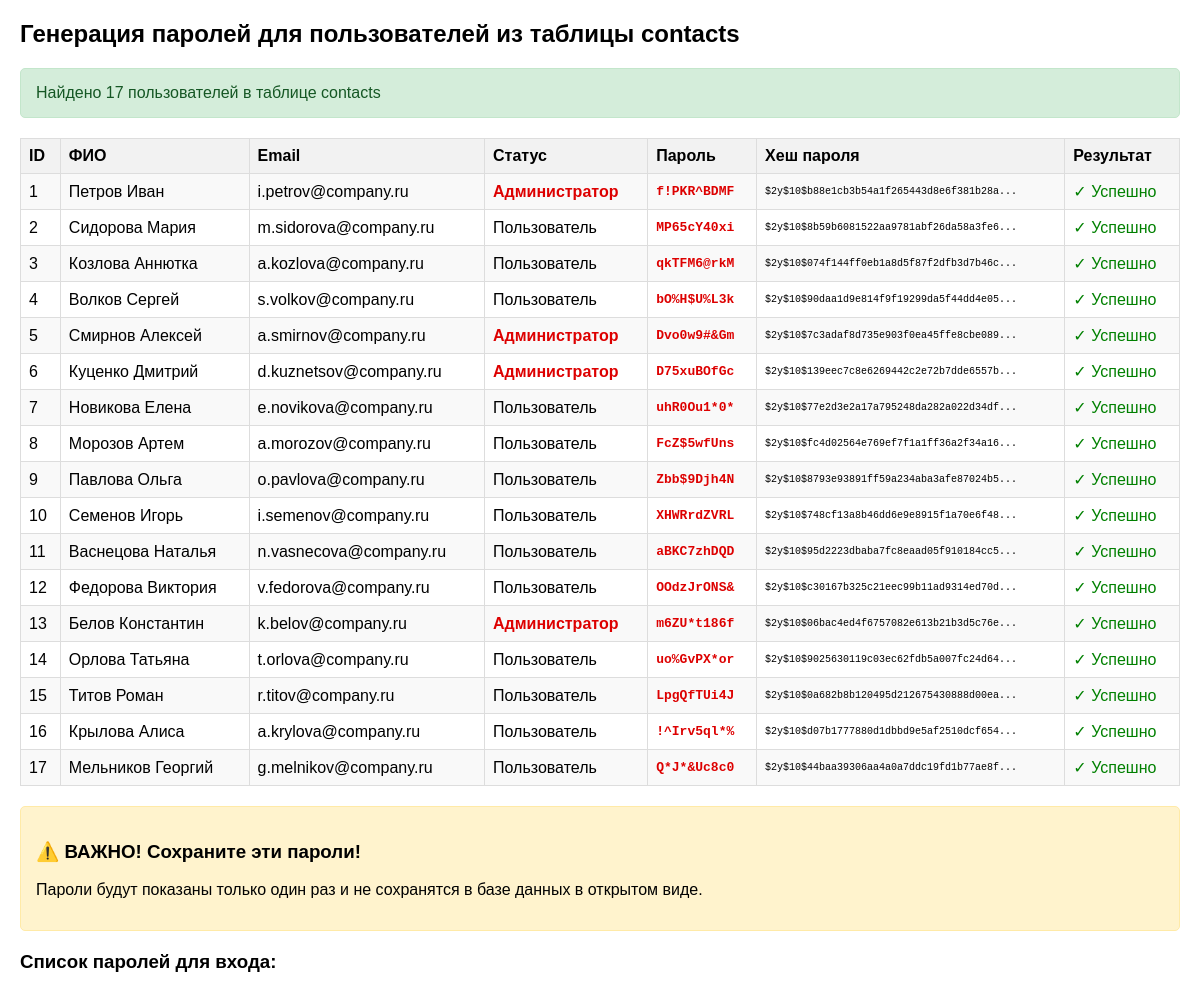
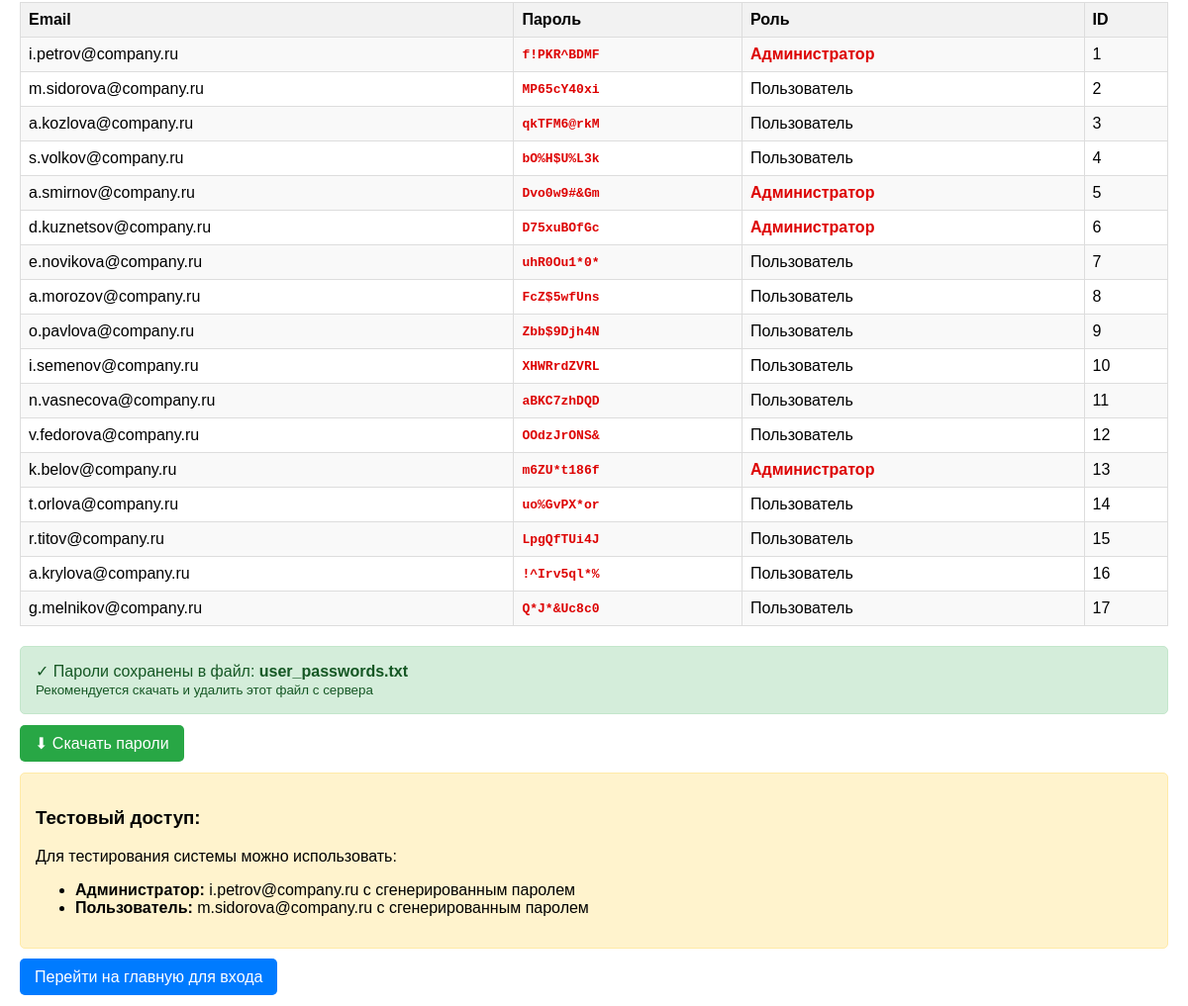
The app's page /generate_passwords.php with its own data (2 pictures, top to bottom).
### tables this page shows
CREATE TABLE `contacts` (
  `id` int NOT NULL,
  `first_name` varchar(30) NOT NULL,
  `last_name` varchar(30) NOT NULL,
  `middle_name` varchar(30) NOT NULL,
  `post_id` int NOT NULL,
  `unit_id` int DEFAULT NULL,
  `corps` varchar(100) NOT NULL,
  `office_number` varchar(50) NOT NULL,
  `internal_phone_number` varchar(20) NOT NULL,
  `landline` varchar(20) NOT NULL,
  `mobile_phone_number` varchar(20) NOT NULL,
  `email` varchar(100) NOT NULL,
  `created_at` timestamp NULL DEFAULT CURRENT_TIMESTAMP,
  `updated_at` timestamp NULL DEFAULT CURRENT_TIMESTAMP ON UPDATE CURRENT_TIMESTAMP,
  `photo` longblob,
  `is_admin` tinyint(1) DEFAULT '0',
  `password_hash` varchar(255) NOT NULL
);

### public/generate_passwords.php (the view, shortened to what this page needs)
<?php
echo "<!DOCTYPE html><html><head><title>Генерация паролей</title>";
echo "</head><body>";
echo "<h2>Генерация паролей для пользователей из таблицы contacts</h2>";
function generateRandomPassword($length = 10) {
    $chars = 'abcdefghijklmnopqrstuvwxyzABCDEFGHIJKLMNOPQRSTUVWXYZ0123456789!@#$%^&*';
    $password = '';
    for ($i = 0; $i < $length; $i++) {
        $password .= $chars[random_int(0, strlen($chars) - 1)];
    }
    return $password;
}
try {
    $db = getdb();
    $stmt = $db->query("SELECT id, first_name, last_name, email, is_admin FROM contacts ORDER BY id");
    $users = $stmt->fetchAll(PDO::FETCH_ASSOC);
    if (empty($users)) {
        echo "<div class='error'>Таблица contacts пуста!</div>";
    } else {
        echo "<div class='success'>Найдено " . count($users) . " пользователей в таблице contacts</div>";
        echo "<table>";
        echo "<tr><th>ID</th><th>ФИО</th><th>Email</th><th>Статус</th><th>Пароль</th><th>Хеш пароля</th><th>Результат</th></tr>";
        $generatedPasswords = [];
        foreach ($users as $user) {
            $password = generateRandomPassword(10);
            $password_hash = password_hash($password, PASSWORD_DEFAULT);
            $full_name = trim($user['last_name'] . ' ' . $user['first_name']);
            $is_admin = $user['is_admin'] ?? 0;
            $generatedPasswords[] = [
                'id' => $user['id'],
                'email' => $user['email'],
                'full_name' => $full_name,
                'password' => $password,
                'password_hash' => $password_hash,
                'is_admin' => $is_admin
            ];
            echo "<tr>";
            echo "<td>{$user['id']}</td>";
            echo "<td>{$full_name}</td>";
            echo "<td>{$user['email']}</td>";
            echo "<td>" . ($is_admin ? '<span class="admin">Администратор</span>' : 'Пользователь') . "</td>";
            echo "<td class='password'><strong>{$password}</strong></td>";
            echo "<td class='hash'>" . substr($password_hash, 0, 50) . "...</td>";
            echo "<td style='color: green;'>✓ Успешно</td>";
            echo "</tr>";
        }
        echo "</table>";
        echo "<div class='warning'>";
        echo "<h3>⚠️ ВАЖНО! Сохраните эти пароли!</h3>";
        echo "<p>Пароли будут показаны только один раз и не сохранятся в базе данных в открытом виде.</p>";
        echo "</div>";
        echo "<h3>Список паролей для входа:</h3>";
        echo "<table>";
        echo "<tr><th>Email</th><th>Пароль</th><th>Роль</th><th>ID</th></tr>";
        foreach ($generatedPasswords as $user) {
            $roleText = $user['is_admin'] ? '<span class="admin">Администратор</span>' : 'Пользователь';
            echo "<tr>";
            echo "<td>{$user['email']}</td>";
            echo "<td class='password'><strong>{$user['password']}</strong></td>";
            echo "<td>{$roleText}</td>";
            echo "<td>{$user['id']}</td>";
            echo "</tr>";
        }
        echo "</table>";
        $passwordsFile = 'user_passwords.txt';
        $content = "Сгенерированные пароли для входа в систему\n";
        $content .= "Дата генерации: " . date('Y-m-d H:i:s') . "\n";
        $content .= "Всего пользователей: " . count($generatedPasswords) . "\n\n";
        foreach ($generatedPasswords as $user) {
            $roleText = $user['is_admin'] ? 'Администратор' : 'Пользователь';
            $content .= "ID: {$user['id']}\n";
            $content .= "Email: {$user['email']}\n";
            $content .= "ФИО: {$user['full_name']}\n";
            $content .= "Пароль: {$user['password']}\n";
            $content .= "Роль: {$roleText}\n";
            $content .= "---\n";
        }
        if (file_put_contents($passwordsFile, $content)) {
            echo "<div class='success'>";
            echo "✓ Пароли сохранены в файл: <strong>{$passwordsFile}</strong><br>";
            echo "<small>Рекомендуется скачать и удалить этот файл с сервера</small>";
            echo "</div>";
            echo "<p><a href='{$passwordsFile}' download style='padding: 10px 15px; background: #28a745; color: white; text-decoration: none; border-radius: 5px;'>⬇ Скачать пароли</a></p>";
        }
        echo "<div class='warning'>";
        echo "<h3>Тестовый доступ:</h3>";
        echo "<p>Для тестирования системы можно использовать:</p>";
        echo "<ul>";
        echo "<li><strong>Администратор:</strong> i.petrov@company.ru с сгенерированным паролем</li>";
        echo "<li><strong>Пользователь:</strong> m.sidorova@company.ru с сгенерированным паролем</li>";
        echo "</ul>";
        echo "</div>";
        echo "<p><a href='index.php' style='padding: 10px 15px; background: #007bff; color: white; text-decoration: none; border-radius: 5px;'>Перейти на главную для входа</a></p>";
    }
} catch (PDOException $e) {
    echo "<div class='error'>";
    echo "<h3>Ошибка базы данных:</h3>";
    echo "<p>" . htmlspecialchars($e->getMessage()) . "</p>";
    echo "</div>";
}
echo "</body></html>";
?>

### public/generate_passwords.php (style rules this page uses)
body { font-family: Arial, sans-serif; margin: 20px; }
table { border-collapse: collapse; width: 100%; margin: 20px 0; }
th, td { border: 1px solid #ddd; padding: 8px; text-align: left; }
th { background-color: #f2f2f2; }
tr:nth-child(even) { background-color: #f9f9f9; }
.password { font-weight: bold; color: #d00; font-family: monospace; }
.hash { font-size: 10px; word-break: break-all; font-family: monospace; }
.warning { background-color: #fff3cd; border: 1px solid #ffeaa7; padding: 15px; margin: 20px 0; border-radius: 5px; }
.success { background-color: #d4edda; border: 1px solid #c3e6cb; color: #155724; padding: 15px; margin: 20px 0; border-radius: 5px; }
.admin { color: #d00; font-weight: bold; }

### records on screen
contacts: id "1", full_name "Петров Иван", email "i.petrov@company.ru", is_admin "Администратор", password "f!PKR^BDMF", password_hash "$2y$10$b88e1cb3b54a1f265443d8e6f381b28a"
contacts: id "2", full_name "Сидорова Мария", email "m.sidorova@company.ru", is_admin "Пользователь", password "MP65cY40xi", password_hash "$2y$10$8b59b6081522aa9781abf26da58a3fe6"
contacts: id "3", full_name "Козлова Аннютка", email "a.kozlova@company.ru", is_admin "Пользователь", password "qkTFM6@rkM", password_hash "$2y$10$074f144ff0eb1a8d5f87f2dfb3d7b46c"
contacts: id "4", full_name "Волков Сергей", email "s.volkov@company.ru", is_admin "Пользователь", password "bO%H$U%L3k", password_hash "$2y$10$90daa1d9e814f9f19299da5f44dd4e05"
contacts: id "5", full_name "Смирнов Алексей", email "a.smirnov@company.ru", is_admin "Администратор", password "Dvo0w9#&Gm", password_hash "$2y$10$7c3adaf8d735e903f0ea45ffe8cbe089"
contacts: id "6", full_name "Куценко Дмитрий", email "d.kuznetsov@company.ru", is_admin "Администратор", password "D75xuBOfGc", password_hash "$2y$10$139eec7c8e6269442c2e72b7dde6557b"
contacts: id "7", full_name "Новикова Елена", email "e.novikova@company.ru", is_admin "Пользователь", password "uhR0Ou1*0*", password_hash "$2y$10$77e2d3e2a17a795248da282a022d34df"
contacts: id "8", full_name "Морозов Артем", email "a.morozov@company.ru", is_admin "Пользователь", password "FcZ$5wfUns", password_hash "$2y$10$fc4d02564e769ef7f1a1ff36a2f34a16"
contacts: id "9", full_name "Павлова Ольга", email "o.pavlova@company.ru", is_admin "Пользователь", password "Zbb$9Djh4N", password_hash "$2y$10$8793e93891ff59a234aba3afe87024b5"
contacts: id "10", full_name "Семенов Игорь", email "i.semenov@company.ru", is_admin "Пользователь", password "XHWRrdZVRL", password_hash "$2y$10$748cf13a8b46dd6e9e8915f1a70e6f48"
contacts: id "11", full_name "Васнецова Наталья", email "n.vasnecova@company.ru", is_admin "Пользователь", password "aBKC7zhDQD", password_hash "$2y$10$95d2223dbaba7fc8eaad05f910184cc5"
contacts: id "12", full_name "Федорова Виктория", email "v.fedorova@company.ru", is_admin "Пользователь", password "OOdzJrONS&", password_hash "$2y$10$c30167b325c21eec99b11ad9314ed70d"
contacts: id "13", full_name "Белов Константин", email "k.belov@company.ru", is_admin "Администратор", password "m6ZU*t186f", password_hash "$2y$10$06bac4ed4f6757082e613b21b3d5c76e"
contacts: id "14", full_name "Орлова Татьяна", email "t.orlova@company.ru", is_admin "Пользователь", password "uo%GvPX*or", password_hash "$2y$10$9025630119c03ec62fdb5a007fc24d64"
contacts: id "15", full_name "Титов Роман", email "r.titov@company.ru", is_admin "Пользователь", password "LpgQfTUi4J", password_hash "$2y$10$0a682b8b120495d212675430888d00ea"
contacts: id "16", full_name "Крылова Алиса", email "a.krylova@company.ru", is_admin "Пользователь", password "!^Irv5ql*%", password_hash "$2y$10$d07b1777880d1dbbd9e5af2510dcf654"
contacts: id "17", full_name "Мельников Георгий", email "g.melnikov@company.ru", is_admin "Пользователь", password "Q*J*&Uc8c0", password_hash "$2y$10$44baa39306aa4a0a7ddc19fd1b77ae8f"

### other values on screen
count($users) "17"
$passwordsFile "user_passwords.txt"
